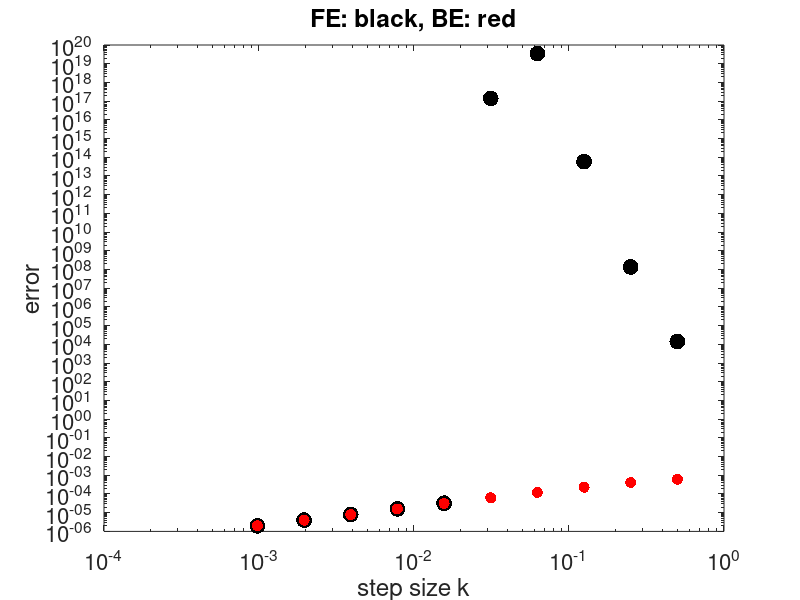

MATLAB code to generate this figure:
%% Example of a stiff problem
% forward Euler and backward Euler applied to:
%    u' = -100(u-cos(t)) - sin(t)
% The soln is slowly varying but the numerical time-step for FE is
% effected by the -100 ("fast scale" in the problem, not in the
% solution).

Hf = figure(1); clf;
%hold on
%H = get(Hf, 'children');  set(H, 'fontsize', 16);

ms = 'markersize';
tmax = 2; exact = cos(tmax);

%% First, use forward euler
logkset = 1:10;
for logk = logkset
  k = .5^logk
  nsteps = tmax/k;
  t = 0; v = cos(t); f = -sin(t);
  for n = 1:nsteps
    t = (n-1)*k;
    %% try this:
    %f = -sin(t);
    %% then this:
    f = -sin(t) -100*(v - cos(t));
    vnew = v + k*f;
    v = vnew;
  end
  error = abs(v(end) - exact);
  loglog(k,error,'.k',ms,34)

  H = get(Hf, 'children');  set(H, 'fontsize', 16);
  %axis([.5e-3 .5 1e-7 1e11]), grid on, hold on
  hold on;
  xlabel('step size k')
  ylabel('error')
  %pause
end

%% Next, backward Euler
for logk = logkset
  k = .5^logk;
  nsteps = tmax/k;
  t = 0; v = cos(t); f = -sin(t);
  for n = 1:nsteps
    t = (n-1)*k;
    % backward Euler: vnew = v + k*f(t+k, vnew)
    %% first problem
    %vnew = v + k*(-sin(t+k));
    %% 2nd problem
    vnew = (v + k*(-sin(t+k)  + 100*cos(t+k)))  / (1+k*100);
    v = vnew;
  end
  error = abs(v(end) - exact);
  loglog(k,error,'.r', ms, 24)
  %pause
end

title('FE: black, BE: red');